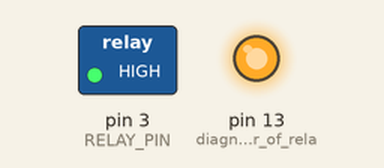
The sketch below on a simulated Arduino Uno, built with avr-gcc and run on an emulated ATmega328P. On the bench: switched loads named in the sketch (green lamp = pin HIGH), output pins drawn as LEDs (lit = HIGH).

Above: at 5.0 s.
At 11.0 s:
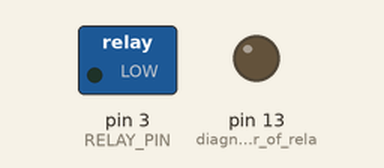
Timing chart, 0 to 15.6 s (numbered marks = the images above):
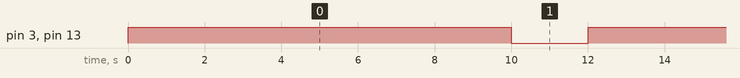

The sketch:

relay.ino
```cpp
// Toggle an Omron G3MB-202P solid-state relay module every 2 seconds.
//
// Wiring (module version, blue PCB):
//   DC+ -> 5V, DC- -> GND, IN/CH -> D3
//
// AC-only relay: put the two screw terminals in series with one leg of an
// AC load. Safe to test with no load connected — watch the onboard LED.
//
// Most G3MB modules are active-HIGH. If yours switches the opposite way,
// set RELAY_ACTIVE_HIGH to false.

const uint8_t RELAY_PIN = 3;
const bool RELAY_ACTIVE_HIGH = true;

void relayOn()  { digitalWrite(RELAY_PIN, RELAY_ACTIVE_HIGH ? HIGH : LOW); }
void relayOff() { digitalWrite(RELAY_PIN, RELAY_ACTIVE_HIGH ? LOW : HIGH); }

void setup() {
  pinMode(RELAY_PIN, OUTPUT);
  pinMode(LED_BUILTIN, OUTPUT);   // diagnostic mirror of relay state
  relayOff();
  digitalWrite(LED_BUILTIN, LOW);
}

void loop() {
  // Relay ON for 10 seconds, then OFF for 2 seconds, repeating.
  relayOn();
  digitalWrite(LED_BUILTIN, HIGH);
  delay(10000);
  relayOff();
  digitalWrite(LED_BUILTIN, LOW);
  delay(2000);
}
```

Measured:
- by itself, pin 3 (RELAY_PIN), pin 13 (diagnostic_mirror_of_rela): alternates HIGH for 10.0 s and LOW for 2.0 s
